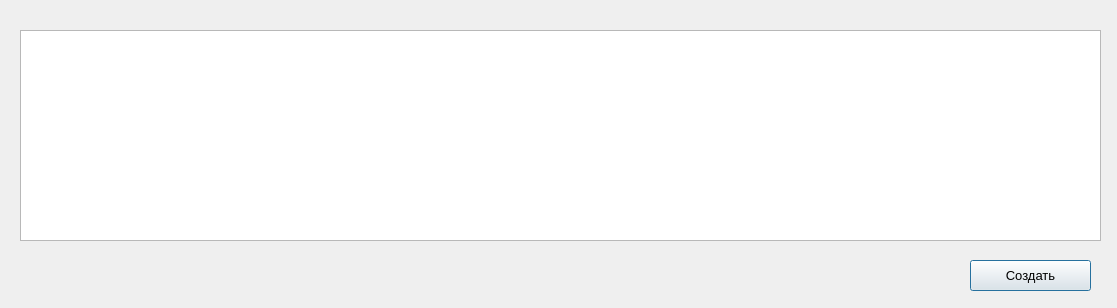
<?xml version="1.0" encoding="UTF-8"?>
<ui version="4.0">
 <class>Dialog</class>
 <widget class="QDialog" name="Dialog">
  <property name="geometry">
   <rect>
    <x>0</x>
    <y>0</y>
    <width>1117</width>
    <height>308</height>
   </rect>
  </property>
  <property name="windowTitle">
   <string>Dialog</string>
  </property>
  <widget class="QTableWidget" name="tableWidget">
   <property name="geometry">
    <rect>
     <x>20</x>
     <y>30</y>
     <width>1081</width>
     <height>211</height>
    </rect>
   </property>
  </widget>
  <widget class="QPushButton" name="pushButton">
   <property name="geometry">
    <rect>
     <x>970</x>
     <y>260</y>
     <width>121</width>
     <height>31</height>
    </rect>
   </property>
   <property name="font">
    <font>
     <pointsize>10</pointsize>
    </font>
   </property>
   <property name="text">
    <string>Создать</string>
   </property>
  </widget>
 </widget>
 <resources/>
 <connections/>
</ui>
